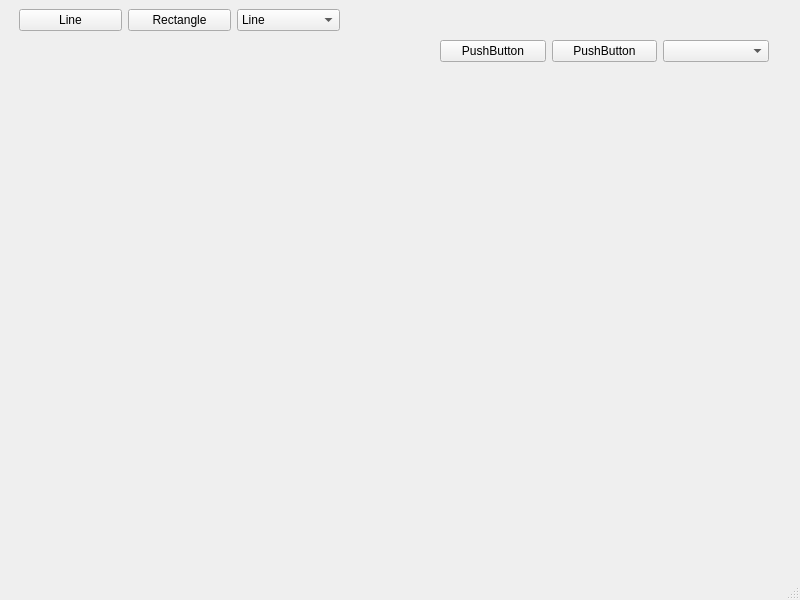
<?xml version="1.0" encoding="UTF-8"?>
<ui version="4.0">
 <class>MainWindow</class>
 <widget class="QMainWindow" name="MainWindow">
  <property name="geometry">
   <rect>
    <x>0</x>
    <y>0</y>
    <width>800</width>
    <height>600</height>
   </rect>
  </property>
  <property name="windowTitle">
   <string>MainWindow</string>
  </property>
  <widget class="QWidget" name="centralwidget">
   <widget class="QWidget" name="gridLayoutWidget">
    <property name="geometry">
     <rect>
      <x>19</x>
      <y>9</y>
      <width>321</width>
      <height>291</height>
     </rect>
    </property>
    <layout class="QGridLayout" name="gridLayout">
     <item row="0" column="0">
      <widget class="QPushButton" name="lineButton">
       <property name="text">
        <string>Line</string>
       </property>
      </widget>
     </item>
     <item row="0" column="1">
      <widget class="QPushButton" name="rectangleButton">
       <property name="text">
        <string>Rectangle</string>
       </property>
      </widget>
     </item>
     <item row="0" column="2">
      <widget class="QComboBox" name="shapeComboBox">
       <item>
        <property name="text">
         <string>Line</string>
        </property>
       </item>
       <item>
        <property name="text">
         <string>Rectangle</string>
        </property>
       </item>
      </widget>
     </item>
     <item row="1" column="0" colspan="3">
      <widget class="CanvasWidget" name="widget" native="true"/>
     </item>
    </layout>
   </widget>
   <widget class="QWidget" name="gridLayoutWidget_2">
    <property name="geometry">
     <rect>
      <x>440</x>
      <y>40</y>
      <width>329</width>
      <height>261</height>
     </rect>
    </property>
    <layout class="QGridLayout" name="gridLayout_2">
     <item row="0" column="1">
      <widget class="QPushButton" name="pushButton_2">
       <property name="text">
        <string>PushButton</string>
       </property>
      </widget>
     </item>
     <item row="0" column="0">
      <widget class="QPushButton" name="pushButton">
       <property name="text">
        <string>PushButton</string>
       </property>
      </widget>
     </item>
     <item row="0" column="2">
      <widget class="QComboBox" name="comboBox"/>
     </item>
     <item row="1" column="0" colspan="3">
      <widget class="QWidget" name="widget_2" native="true"/>
     </item>
    </layout>
   </widget>
  </widget>
  <widget class="QMenuBar" name="menubar">
   <property name="geometry">
    <rect>
     <x>0</x>
     <y>0</y>
     <width>800</width>
     <height>36</height>
    </rect>
   </property>
  </widget>
  <widget class="QStatusBar" name="statusbar"/>
 </widget>
 <customwidgets>
  <customwidget>
   <class>CanvasWidget</class>
   <extends>QWidget</extends>
   <header location="global">canvaswidget.h</header>
   <container>1</container>
  </customwidget>
 </customwidgets>
 <resources/>
 <connections/>
</ui>
